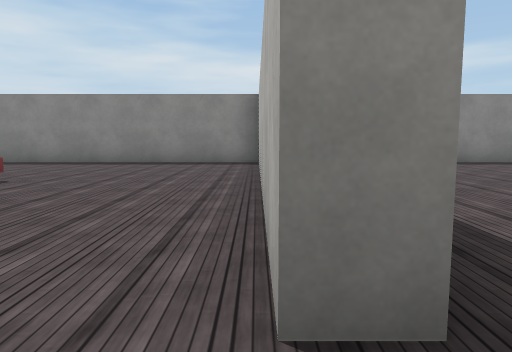
[1] (above)

20 first-person views from a walk through a 3-D level made in the Unity game engine. The camera is 1.2 m above the floor, tilts 6° down and sees 70° across. The floor is counted in squares, 2 m on a side. Each view is taken from the middle of a square. On the plan, view 1 faces up. The plan holds only what a view shows up to about 10 squares ahead; the rest is blank. The place goes on beyond the plan. The player is left out. Door leaves are left out, so doorways stand open. Surface patterns are stand-ins for the level's own textures.

[2]
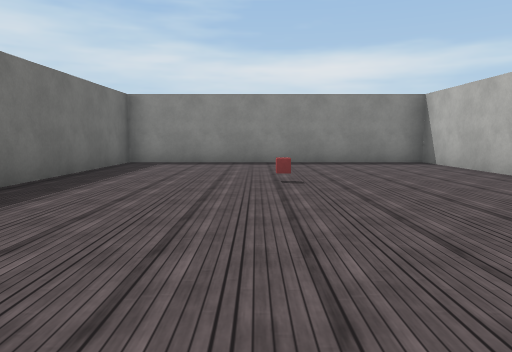

[3]
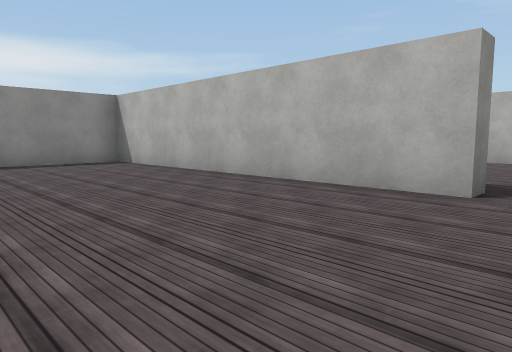

[4]
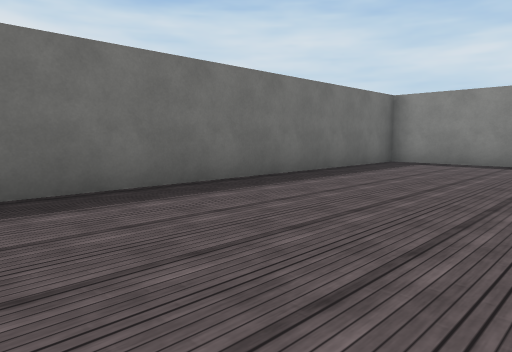

[5]
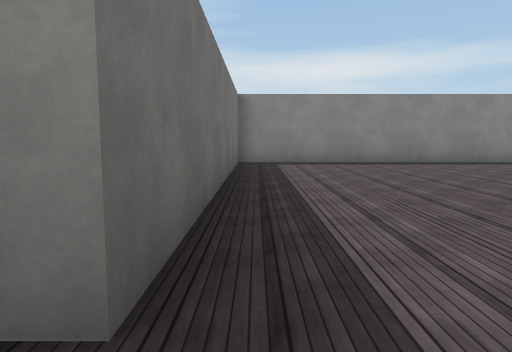

[6]
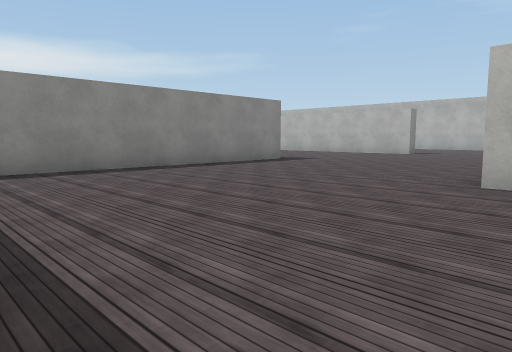

[7]
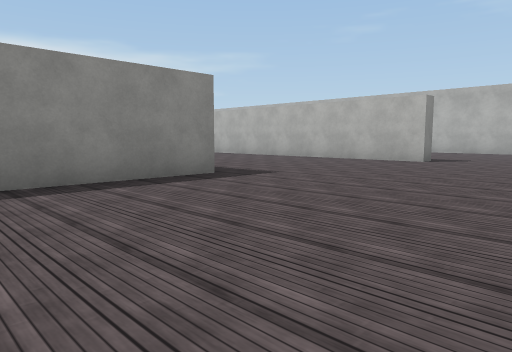

[8]
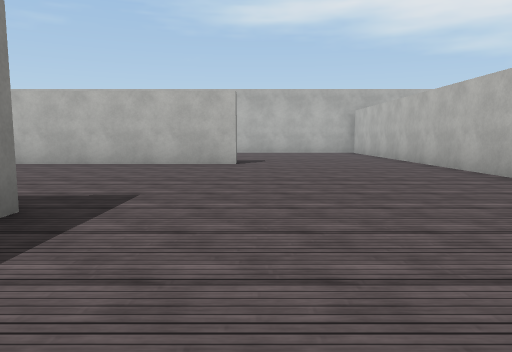

[9]
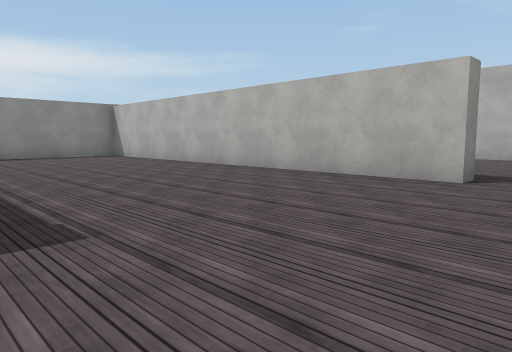

[10]
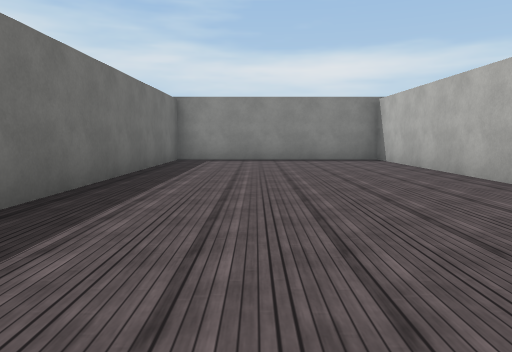

[11]
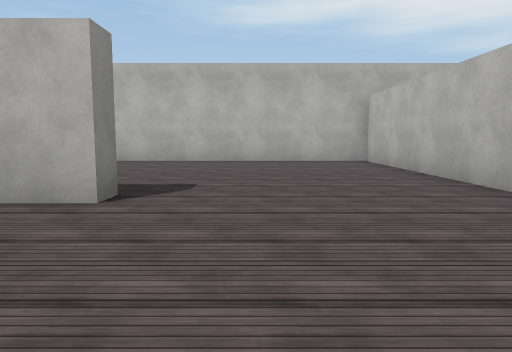

[12]
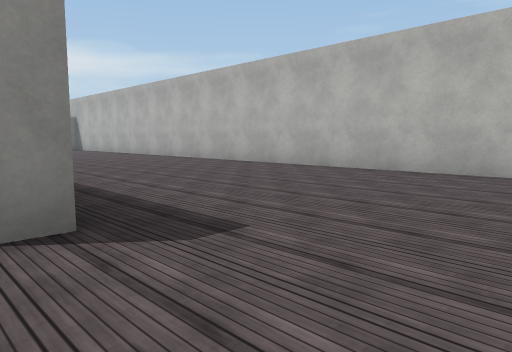

[13]
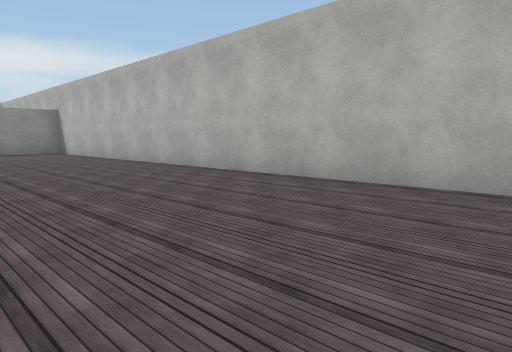

[14]
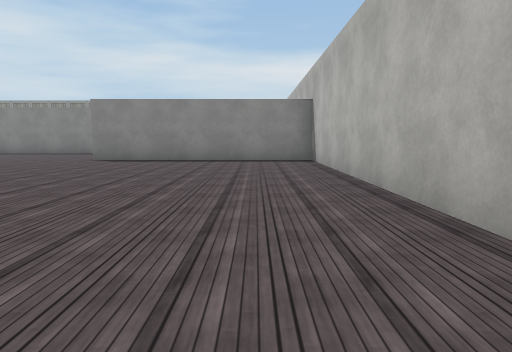

[15]
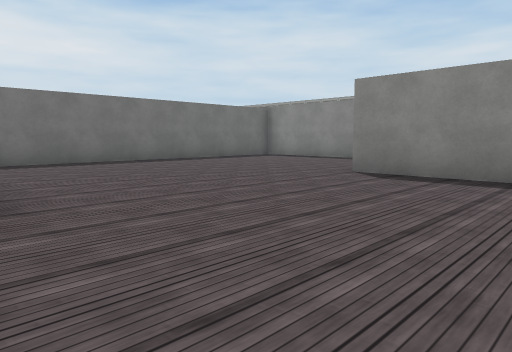

[16]
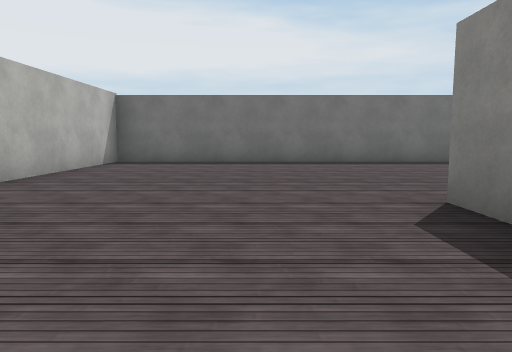

[17]
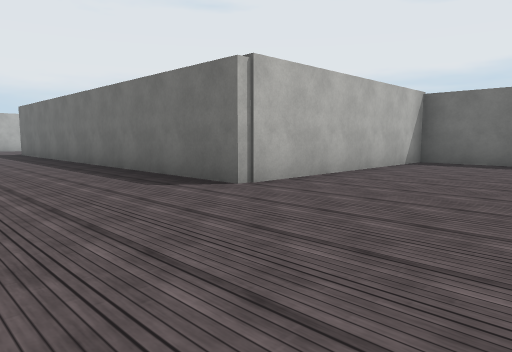

[18]
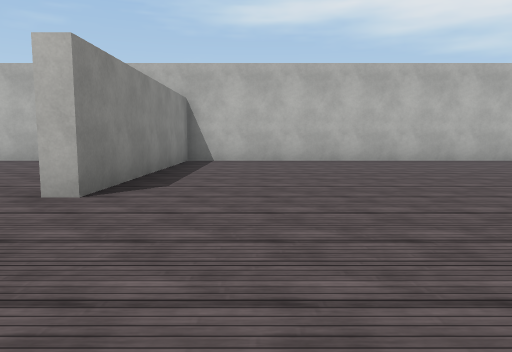

[19]
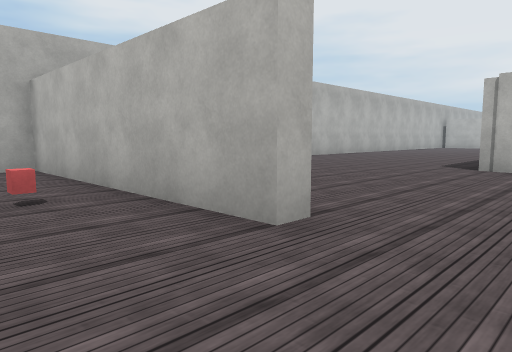

[20]
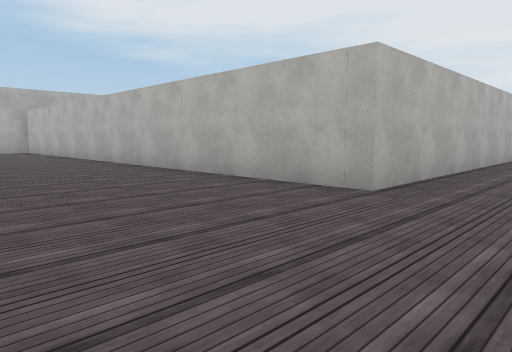

### Floor plan
Points are (right, up) in squares from view 1. A wall is a line through its corners. A room is listed if a view was taken in it or the views show most of it. See-through windows are left out.
Room 1 (views 1, 2, 3, 4)
walls: (0.6, 1) (0.1, 1) (0.1, 8.9) (-7.1, 8.9) (-7.1, 0.6)
ways out: opening at (0, 0.5) to room 2
objects: other object (-4, 5)
Room 2 (views 5, 6, 7, 8, 9, 10, 11, 12, 13, 14, 15, 16, 17, 18, 19, 20)
walls: (9, 8.9) (0.5, 8.9); (14.9, 7.5) (14.3, 7.5) (14.3, 18) (8.9, 18) (8.9, 11); (0.6, 8.6) (0.6, 1); (8.9, 26.5) (8.9, 18.5) (14.8, 18.5) (14.8, 10.9); (6, -0.5) (6, 3.2) (20.5, 3.2) (20.5, 23.8) (14.6, 23.8) (14.6, 24.2) (20.5, 24.2) (20.5, 24.8)
ways out: opening at (0, 0.5) to room 1
objects: other object (17, 25)

Where each view was taken, in squares from view 1:
view 1: 0 up, 0 right, facing up
view 2: 0 up, 4 left, facing up
view 3: 0 up, 4 left, facing up-right
view 4: 0 up, 3 left, facing up-left
view 5: 0 up, 1 right, facing up
view 6: 2 up, 1 right, facing up-right
view 7: 4 up, 5 right, facing up-right
view 8: 7 up, 6 right, facing right
view 9: 6 up, 9 right, facing up-right
view 10: 8 up, 11 right, facing up
view 11: 6 up, 11 right, facing right
view 12: 5 up, 14 right, facing up-right
view 13: 9 up, 16 right, facing up-right
view 14: 14 up, 19 right, facing up
view 15: 18 up, 18 right, facing up-left
view 16: 22 up, 18 right, facing left
view 17: 22 up, 18 right, facing down-left
view 18: 22 up, 11 right, facing right
view 19: 26 up, 13 right, facing down-right
view 20: 7 up, 4 right, facing down-right
